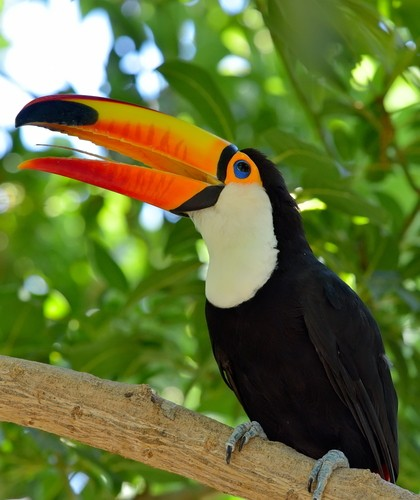
#> input picture imagens/tucano.jpg, 420 x 500 px
$ python find_edges.py
#> lines starting #> are read from the running program, lines starting #| are printed output that depends on the picture
from PIL import Image, ImageFilter

img1 = Image.open('imagens/tucano.jpg')
#> img1 is the input picture: PIL image 420x500 RGB; mean R, G, B 102.2, 114.7, 55.9

img2 = img1.filter(ImageFilter.FIND_EDGES)
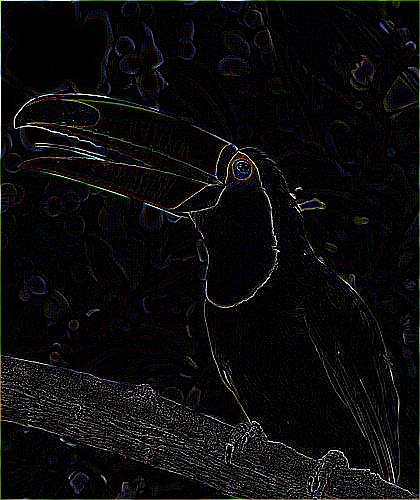
#> img2: PIL image 420x500 RGB; mean R, G, B 11.9, 11.8, 11.7

#  Mostra as bordas da imagem

img2.save('imagens/tucanofind_edges.jpg')
